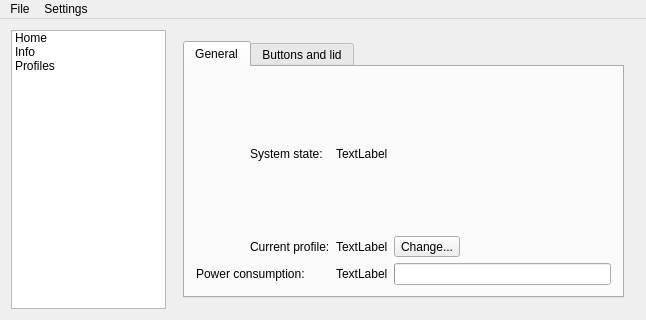
<?xml version="1.0" encoding="UTF-8"?>
<ui version="4.0">
 <class>MainWindow</class>
 <widget class="QMainWindow" name="MainWindow">
  <property name="geometry">
   <rect>
    <x>0</x>
    <y>0</y>
    <width>646</width>
    <height>320</height>
   </rect>
  </property>
  <property name="sizeIncrement">
   <size>
    <width>0</width>
    <height>0</height>
   </size>
  </property>
  <property name="windowTitle">
   <string>Desktop power management</string>
  </property>
  <widget class="QWidget" name="centralWidget">
   <layout class="QHBoxLayout" name="horizontalLayout">
    <item>
     <widget class="QTreeWidget" name="mainTW">
      <property name="sizePolicy">
       <sizepolicy hsizetype="Expanding" vsizetype="Expanding">
        <horstretch>1</horstretch>
        <verstretch>0</verstretch>
       </sizepolicy>
      </property>
      <property name="sizeIncrement">
       <size>
        <width>1</width>
        <height>0</height>
       </size>
      </property>
      <property name="iconSize">
       <size>
        <width>32</width>
        <height>32</height>
       </size>
      </property>
      <property name="textElideMode">
       <enum>Qt::ElideMiddle</enum>
      </property>
      <property name="rootIsDecorated">
       <bool>false</bool>
      </property>
      <property name="wordWrap">
       <bool>true</bool>
      </property>
      <attribute name="headerVisible">
       <bool>false</bool>
      </attribute>
      <column>
       <property name="text">
        <string>1</string>
       </property>
       <property name="textAlignment">
        <set>AlignCenter</set>
       </property>
      </column>
      <item>
       <property name="text">
        <string>Home</string>
       </property>
       <property name="textAlignment">
        <set>AlignLeading|AlignVCenter</set>
       </property>
       <property name="icon">
        <iconset resource="dpower.qrc">
         <normaloff>:/images/page-home.png</normaloff>:/images/page-home.png</iconset>
       </property>
      </item>
      <item>
       <property name="text">
        <string>Info</string>
       </property>
       <property name="icon">
        <iconset resource="dpower.qrc">
         <normaloff>:/images/page-info.png</normaloff>:/images/page-info.png</iconset>
       </property>
      </item>
      <item>
       <property name="text">
        <string>Profiles</string>
       </property>
       <property name="icon">
        <iconset resource="dpower.qrc">
         <normaloff>:/images/page-profiles.png</normaloff>:/images/page-profiles.png</iconset>
       </property>
      </item>
     </widget>
    </item>
    <item>
     <widget class="QStackedWidget" name="mainStack">
      <property name="sizePolicy">
       <sizepolicy hsizetype="Preferred" vsizetype="Preferred">
        <horstretch>3</horstretch>
        <verstretch>0</verstretch>
       </sizepolicy>
      </property>
      <property name="sizeIncrement">
       <size>
        <width>0</width>
        <height>0</height>
       </size>
      </property>
      <property name="currentIndex">
       <number>0</number>
      </property>
      <widget class="QWidget" name="page">
       <layout class="QVBoxLayout" name="verticalLayout_2">
        <item>
         <widget class="QTabWidget" name="mainPageTab">
          <property name="currentIndex">
           <number>0</number>
          </property>
          <widget class="QWidget" name="homePAgeMainLayout">
           <attribute name="title">
            <string>General</string>
           </attribute>
           <layout class="QVBoxLayout" name="verticalLayout_3">
            <item>
             <layout class="QGridLayout" name="gridLayout">
              <item row="0" column="0" rowspan="2">
               <widget class="QLabel" name="acStateLabel">
                <property name="minimumSize">
                 <size>
                  <width>48</width>
                  <height>48</height>
                 </size>
                </property>
                <property name="maximumSize">
                 <size>
                  <width>48</width>
                  <height>48</height>
                 </size>
                </property>
                <property name="text">
                 <string/>
                </property>
                <property name="pixmap">
                 <pixmap resource="dpower.qrc">:/images/ac_power.png</pixmap>
                </property>
                <property name="scaledContents">
                 <bool>true</bool>
                </property>
               </widget>
              </item>
              <item row="0" column="1">
               <widget class="QLabel" name="label_2">
                <property name="text">
                 <string>System state:</string>
                </property>
               </widget>
              </item>
              <item row="0" column="2">
               <widget class="QLabel" name="sysStateLabel">
                <property name="text">
                 <string>TextLabel</string>
                </property>
               </widget>
              </item>
              <item row="1" column="1">
               <widget class="QLabel" name="label">
                <property name="text">
                 <string>Current profile:</string>
                </property>
               </widget>
              </item>
              <item row="1" column="2">
               <widget class="QLabel" name="currProfileLabel">
                <property name="text">
                 <string>TextLabel</string>
                </property>
               </widget>
              </item>
              <item row="1" column="3">
               <widget class="QToolButton" name="changeProfileButton">
                <property name="text">
                 <string>Change...</string>
                </property>
                <property name="popupMode">
                 <enum>QToolButton::InstantPopup</enum>
                </property>
               </widget>
              </item>
              <item row="2" column="0" colspan="2">
               <widget class="QLabel" name="label_3">
                <property name="text">
                 <string>Power consumption:</string>
                </property>
               </widget>
              </item>
              <item row="2" column="2">
               <widget class="QLabel" name="powerConsumptionLabel">
                <property name="text">
                 <string>TextLabel</string>
                </property>
               </widget>
              </item>
              <item row="2" column="3">
               <widget class="QProgressBar" name="powerConsumptionPB">
                <property name="maximum">
                 <number>1</number>
                </property>
                <property name="value">
                 <number>-1</number>
                </property>
               </widget>
              </item>
             </layout>
            </item>
           </layout>
          </widget>
          <widget class="QWidget" name="tab_3">
           <attribute name="title">
            <string>Buttons and lid</string>
           </attribute>
           <layout class="QVBoxLayout" name="verticalLayout_4">
            <item>
             <spacer name="verticalSpacer">
              <property name="orientation">
               <enum>Qt::Vertical</enum>
              </property>
              <property name="sizeHint" stdset="0">
               <size>
                <width>20</width>
                <height>44</height>
               </size>
              </property>
             </spacer>
            </item>
            <item>
             <layout class="QGridLayout" name="gridLayout_2">
              <item row="0" column="0">
               <widget class="QLabel" name="powerBtnImg">
                <property name="minimumSize">
                 <size>
                  <width>32</width>
                  <height>32</height>
                 </size>
                </property>
                <property name="maximumSize">
                 <size>
                  <width>32</width>
                  <height>32</height>
                 </size>
                </property>
                <property name="text">
                 <string/>
                </property>
                <property name="pixmap">
                 <pixmap resource="dpower.qrc">:/images/btn_power.png</pixmap>
                </property>
                <property name="scaledContents">
                 <bool>true</bool>
                </property>
               </widget>
              </item>
              <item row="0" column="1">
               <widget class="QLabel" name="label_4">
                <property name="text">
                 <string>Power button</string>
                </property>
               </widget>
              </item>
              <item row="0" column="2">
               <widget class="QComboBox" name="powerBtnCB"/>
              </item>
              <item row="1" column="0">
               <widget class="QLabel" name="sleepBtnImg">
                <property name="minimumSize">
                 <size>
                  <width>32</width>
                  <height>32</height>
                 </size>
                </property>
                <property name="maximumSize">
                 <size>
                  <width>32</width>
                  <height>32</height>
                 </size>
                </property>
                <property name="text">
                 <string/>
                </property>
                <property name="pixmap">
                 <pixmap resource="dpower.qrc">:/images/btn_sleep.png</pixmap>
                </property>
                <property name="scaledContents">
                 <bool>true</bool>
                </property>
               </widget>
              </item>
              <item row="1" column="1">
               <widget class="QLabel" name="sleepBtnDesc">
                <property name="text">
                 <string>Sleep button</string>
                </property>
               </widget>
              </item>
              <item row="1" column="2">
               <widget class="QComboBox" name="sleepBtnCB"/>
              </item>
              <item row="2" column="0">
               <widget class="QLabel" name="lidImg">
                <property name="minimumSize">
                 <size>
                  <width>32</width>
                  <height>32</height>
                 </size>
                </property>
                <property name="maximumSize">
                 <size>
                  <width>32</width>
                  <height>32</height>
                 </size>
                </property>
                <property name="text">
                 <string/>
                </property>
                <property name="pixmap">
                 <pixmap resource="dpower.qrc">:/images/lid.png</pixmap>
                </property>
                <property name="scaledContents">
                 <bool>true</bool>
                </property>
               </widget>
              </item>
              <item row="2" column="1">
               <widget class="QLabel" name="lidDesc">
                <property name="text">
                 <string>Notebook lid</string>
                </property>
               </widget>
              </item>
              <item row="2" column="2">
               <widget class="QComboBox" name="lidCB"/>
              </item>
             </layout>
            </item>
            <item>
             <spacer name="verticalSpacer_2">
              <property name="orientation">
               <enum>Qt::Vertical</enum>
              </property>
              <property name="sizeHint" stdset="0">
               <size>
                <width>20</width>
                <height>8</height>
               </size>
              </property>
             </spacer>
            </item>
            <item>
             <layout class="QHBoxLayout" name="horizontalLayout_2">
              <item>
               <spacer name="horizontalSpacer">
                <property name="orientation">
                 <enum>Qt::Horizontal</enum>
                </property>
                <property name="sizeHint" stdset="0">
                 <size>
                  <width>40</width>
                  <height>20</height>
                 </size>
                </property>
               </spacer>
              </item>
              <item>
               <widget class="QPushButton" name="applyBtnSettings">
                <property name="enabled">
                 <bool>false</bool>
                </property>
                <property name="text">
                 <string>Apply</string>
                </property>
               </widget>
              </item>
             </layout>
            </item>
           </layout>
          </widget>
         </widget>
        </item>
       </layout>
      </widget>
      <widget class="QWidget" name="page_2">
       <layout class="QVBoxLayout" name="verticalLayout">
        <item>
         <widget class="QTabWidget" name="infoTab">
          <property name="currentIndex">
           <number>0</number>
          </property>
          <widget class="QWidget" name="tab_1">
           <attribute name="title">
            <string>Common</string>
           </attribute>
           <layout class="QGridLayout" name="gridLayout_5">
            <item row="0" column="1">
             <spacer name="verticalSpacer_8">
              <property name="orientation">
               <enum>Qt::Vertical</enum>
              </property>
              <property name="sizeHint" stdset="0">
               <size>
                <width>20</width>
                <height>52</height>
               </size>
              </property>
             </spacer>
            </item>
            <item row="1" column="0">
             <spacer name="horizontalSpacer_7">
              <property name="orientation">
               <enum>Qt::Horizontal</enum>
              </property>
              <property name="sizeHint" stdset="0">
               <size>
                <width>102</width>
                <height>20</height>
               </size>
              </property>
             </spacer>
            </item>
            <item row="1" column="1">
             <layout class="QFormLayout" name="formLayout">
              <item row="0" column="0">
               <widget class="QLabel" name="label_7">
                <property name="text">
                 <string>Supported backlights:</string>
                </property>
               </widget>
              </item>
              <item row="0" column="1">
               <widget class="QLabel" name="numBacklightsLabel">
                <property name="text">
                 <string>TextLabel</string>
                </property>
               </widget>
              </item>
              <item row="1" column="0">
               <widget class="QLabel" name="label_8">
                <property name="text">
                 <string>Supported batteries:</string>
                </property>
               </widget>
              </item>
              <item row="1" column="1">
               <widget class="QLabel" name="numBatteriesLabel">
                <property name="text">
                 <string>TextLabel</string>
                </property>
               </widget>
              </item>
              <item row="2" column="0">
               <widget class="QLabel" name="label_9">
                <property name="text">
                 <string>Supported sleep states:</string>
                </property>
               </widget>
              </item>
              <item row="2" column="1">
               <widget class="QLabel" name="sleepStatesLabel">
                <property name="text">
                 <string>TextLabel</string>
                </property>
               </widget>
              </item>
             </layout>
            </item>
            <item row="1" column="2">
             <spacer name="horizontalSpacer_6">
              <property name="orientation">
               <enum>Qt::Horizontal</enum>
              </property>
              <property name="sizeHint" stdset="0">
               <size>
                <width>102</width>
                <height>20</height>
               </size>
              </property>
             </spacer>
            </item>
            <item row="2" column="1">
             <spacer name="verticalSpacer_7">
              <property name="orientation">
               <enum>Qt::Vertical</enum>
              </property>
              <property name="sizeHint" stdset="0">
               <size>
                <width>20</width>
                <height>78</height>
               </size>
              </property>
             </spacer>
            </item>
           </layout>
          </widget>
         </widget>
        </item>
       </layout>
      </widget>
      <widget class="QWidget" name="page_3">
       <layout class="QVBoxLayout" name="verticalLayout_5">
        <item>
         <widget class="QTabWidget" name="tabWidget">
          <property name="currentIndex">
           <number>0</number>
          </property>
          <widget class="QWidget" name="tab">
           <attribute name="title">
            <string>Current profiles</string>
           </attribute>
           <layout class="QVBoxLayout" name="verticalLayout_6">
            <item>
             <spacer name="verticalSpacer_4">
              <property name="orientation">
               <enum>Qt::Vertical</enum>
              </property>
              <property name="sizeHint" stdset="0">
               <size>
                <width>20</width>
                <height>40</height>
               </size>
              </property>
             </spacer>
            </item>
            <item>
             <layout class="QGridLayout" name="gridLayout_3">
              <item row="0" column="0" rowspan="2">
               <widget class="QLabel" name="onExternalPowerImg">
                <property name="minimumSize">
                 <size>
                  <width>24</width>
                  <height>24</height>
                 </size>
                </property>
                <property name="maximumSize">
                 <size>
                  <width>24</width>
                  <height>24</height>
                 </size>
                </property>
                <property name="text">
                 <string/>
                </property>
                <property name="pixmap">
                 <pixmap resource="dpower.qrc">:/images/ac_power.png</pixmap>
                </property>
                <property name="scaledContents">
                 <bool>true</bool>
                </property>
               </widget>
              </item>
              <item row="0" column="1">
               <widget class="QLabel" name="label_12">
                <property name="text">
                 <string>On external power</string>
                </property>
               </widget>
              </item>
              <item row="0" column="2">
               <widget class="QComboBox" name="onACPowerProfile"/>
              </item>
              <item row="1" column="2" rowspan="2">
               <widget class="QComboBox" name="onBatteryProfile"/>
              </item>
              <item row="2" column="0" rowspan="2">
               <widget class="QLabel" name="onBatteryImage">
                <property name="minimumSize">
                 <size>
                  <width>24</width>
                  <height>24</height>
                 </size>
                </property>
                <property name="maximumSize">
                 <size>
                  <width>24</width>
                  <height>24</height>
                 </size>
                </property>
                <property name="text">
                 <string/>
                </property>
                <property name="pixmap">
                 <pixmap resource="dpower.qrc">:/images/battery.png</pixmap>
                </property>
                <property name="scaledContents">
                 <bool>true</bool>
                </property>
               </widget>
              </item>
              <item row="2" column="1">
               <widget class="QLabel" name="label_14">
                <property name="text">
                 <string>On battery</string>
                </property>
               </widget>
              </item>
              <item row="3" column="2" rowspan="2">
               <widget class="QComboBox" name="onLowBatteryProfile"/>
              </item>
              <item row="4" column="0">
               <widget class="QLabel" name="onLowBatteryImage">
                <property name="minimumSize">
                 <size>
                  <width>24</width>
                  <height>24</height>
                 </size>
                </property>
                <property name="maximumSize">
                 <size>
                  <width>24</width>
                  <height>24</height>
                 </size>
                </property>
                <property name="text">
                 <string/>
                </property>
                <property name="pixmap">
                 <pixmap resource="dpower.qrc">:/images/on_low_battery.png</pixmap>
                </property>
                <property name="scaledContents">
                 <bool>true</bool>
                </property>
               </widget>
              </item>
              <item row="4" column="1">
               <widget class="QLabel" name="label_13">
                <property name="text">
                 <string>On battery low</string>
                </property>
               </widget>
              </item>
             </layout>
            </item>
            <item>
             <spacer name="verticalSpacer_3">
              <property name="orientation">
               <enum>Qt::Vertical</enum>
              </property>
              <property name="sizeHint" stdset="0">
               <size>
                <width>20</width>
                <height>35</height>
               </size>
              </property>
             </spacer>
            </item>
            <item>
             <layout class="QHBoxLayout" name="horizontalLayout_3">
              <item>
               <spacer name="horizontalSpacer_2">
                <property name="orientation">
                 <enum>Qt::Horizontal</enum>
                </property>
                <property name="sizeHint" stdset="0">
                 <size>
                  <width>40</width>
                  <height>20</height>
                 </size>
                </property>
               </spacer>
              </item>
              <item>
               <widget class="QPushButton" name="cuurProfilesSaveBtn">
                <property name="enabled">
                 <bool>true</bool>
                </property>
                <property name="text">
                 <string>Save</string>
                </property>
               </widget>
              </item>
             </layout>
            </item>
           </layout>
          </widget>
          <widget class="QWidget" name="tab_2">
           <attribute name="title">
            <string>All profiles</string>
           </attribute>
           <layout class="QVBoxLayout" name="verticalLayout_7">
            <item>
             <layout class="QHBoxLayout" name="horizontalLayout_4">
              <item>
               <widget class="QToolButton" name="addProfileBtn">
                <property name="text">
                 <string/>
                </property>
                <property name="icon">
                 <iconset resource="dpower.qrc">
                  <normaloff>:/images/add.png</normaloff>:/images/add.png</iconset>
                </property>
               </widget>
              </item>
              <item>
               <widget class="QToolButton" name="editProfileBtn">
                <property name="text">
                 <string/>
                </property>
                <property name="icon">
                 <iconset resource="dpower.qrc">
                  <normaloff>:/images/edit.png</normaloff>:/images/edit.png</iconset>
                </property>
               </widget>
              </item>
              <item>
               <widget class="QToolButton" name="removeProfileBtn">
                <property name="text">
                 <string/>
                </property>
                <property name="icon">
                 <iconset resource="dpower.qrc">
                  <normaloff>:/images/remove.png</normaloff>:/images/remove.png</iconset>
                </property>
               </widget>
              </item>
              <item>
               <spacer name="horizontalSpacer_3">
                <property name="orientation">
                 <enum>Qt::Horizontal</enum>
                </property>
                <property name="sizeHint" stdset="0">
                 <size>
                  <width>40</width>
                  <height>20</height>
                 </size>
                </property>
               </spacer>
              </item>
             </layout>
            </item>
            <item>
             <widget class="QListWidget" name="profilesLW"/>
            </item>
           </layout>
          </widget>
         </widget>
        </item>
       </layout>
      </widget>
      <widget class="QWidget" name="page_4">
       <widget class="QWidget" name="layoutWidget">
        <property name="geometry">
         <rect>
          <x>-6</x>
          <y>20</y>
          <width>444</width>
          <height>255</height>
         </rect>
        </property>
        <layout class="QGridLayout" name="gridLayout_4">
         <item row="0" column="1">
          <spacer name="verticalSpacer_5">
           <property name="orientation">
            <enum>Qt::Vertical</enum>
           </property>
           <property name="sizeHint" stdset="0">
            <size>
             <width>20</width>
             <height>111</height>
            </size>
           </property>
          </spacer>
         </item>
         <item row="1" column="0">
          <spacer name="horizontalSpacer_4">
           <property name="orientation">
            <enum>Qt::Horizontal</enum>
           </property>
           <property name="sizeHint" stdset="0">
            <size>
             <width>147</width>
             <height>20</height>
            </size>
           </property>
          </spacer>
         </item>
         <item row="1" column="1">
          <widget class="QLabel" name="label_6">
           <property name="text">
            <string>NOT IMPLEMENTED YET</string>
           </property>
          </widget>
         </item>
         <item row="1" column="2">
          <spacer name="horizontalSpacer_5">
           <property name="orientation">
            <enum>Qt::Horizontal</enum>
           </property>
           <property name="sizeHint" stdset="0">
            <size>
             <width>146</width>
             <height>20</height>
            </size>
           </property>
          </spacer>
         </item>
         <item row="2" column="1">
          <spacer name="verticalSpacer_6">
           <property name="orientation">
            <enum>Qt::Vertical</enum>
           </property>
           <property name="sizeHint" stdset="0">
            <size>
             <width>20</width>
             <height>110</height>
            </size>
           </property>
          </spacer>
         </item>
        </layout>
       </widget>
      </widget>
     </widget>
    </item>
   </layout>
  </widget>
  <widget class="QMenuBar" name="menuBar">
   <property name="geometry">
    <rect>
     <x>0</x>
     <y>0</y>
     <width>646</width>
     <height>20</height>
    </rect>
   </property>
   <widget class="QMenu" name="menuFile">
    <property name="title">
     <string>File</string>
    </property>
    <addaction name="actionCloseWindow"/>
    <addaction name="actionExit"/>
   </widget>
   <widget class="QMenu" name="menuSettings">
    <property name="title">
     <string>Settings</string>
    </property>
    <addaction name="actionPwrd_settings"/>
   </widget>
   <addaction name="menuFile"/>
   <addaction name="menuSettings"/>
  </widget>
  <action name="actionCloseWindow">
   <property name="icon">
    <iconset resource="dpower.qrc">
     <normaloff>:/images/window-close.png</normaloff>:/images/window-close.png</iconset>
   </property>
   <property name="text">
    <string>CloseWindow</string>
   </property>
  </action>
  <action name="actionExit">
   <property name="icon">
    <iconset resource="dpower.qrc">
     <normaloff>:/images/application-exit.png</normaloff>:/images/application-exit.png</iconset>
   </property>
   <property name="text">
    <string>Exit</string>
   </property>
  </action>
  <action name="actionPwrd_settings">
   <property name="text">
    <string>pwrd settings</string>
   </property>
  </action>
 </widget>
 <layoutdefault spacing="6" margin="11"/>
 <resources>
  <include location="dpower.qrc"/>
 </resources>
 <connections/>
</ui>
